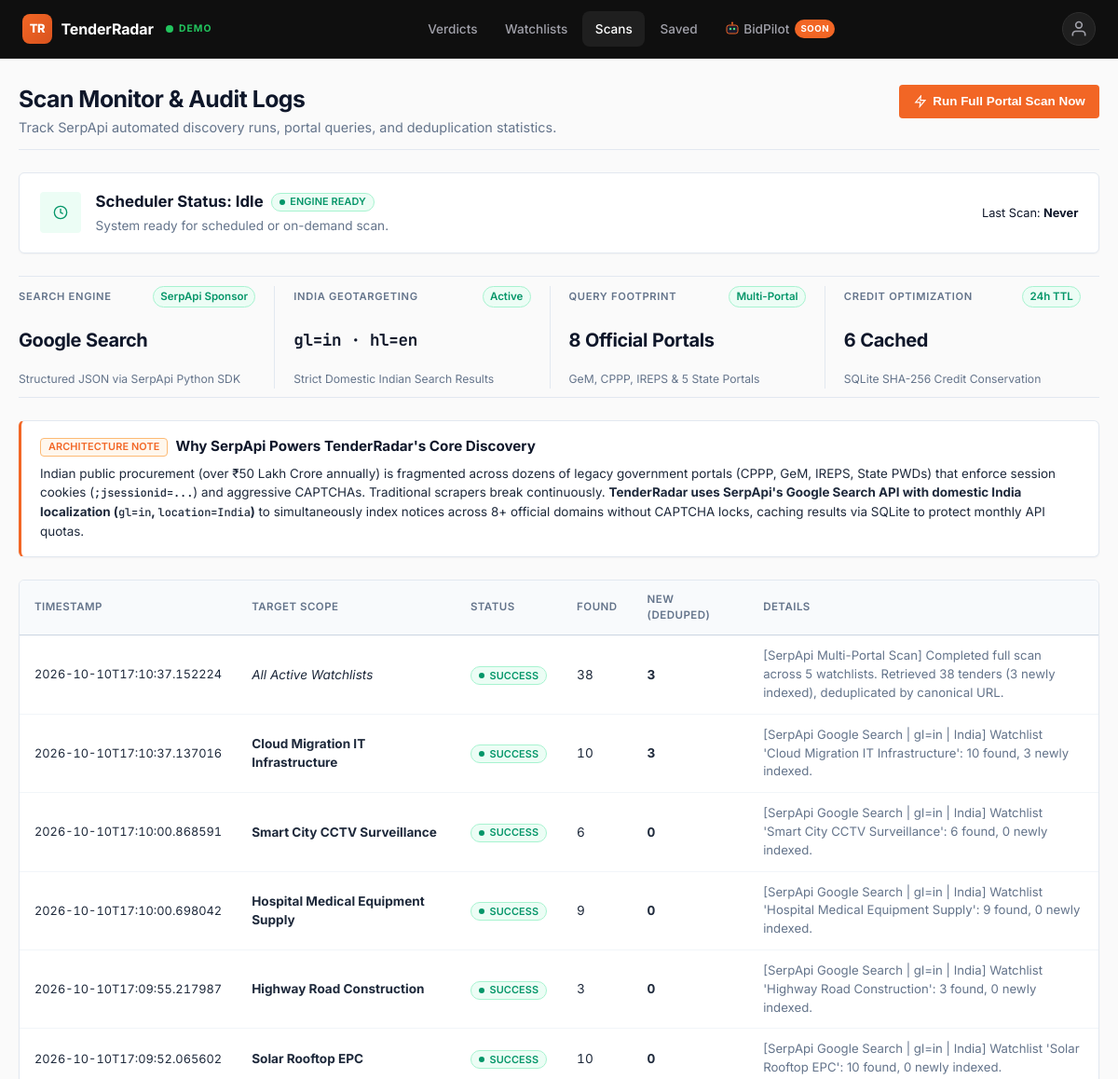
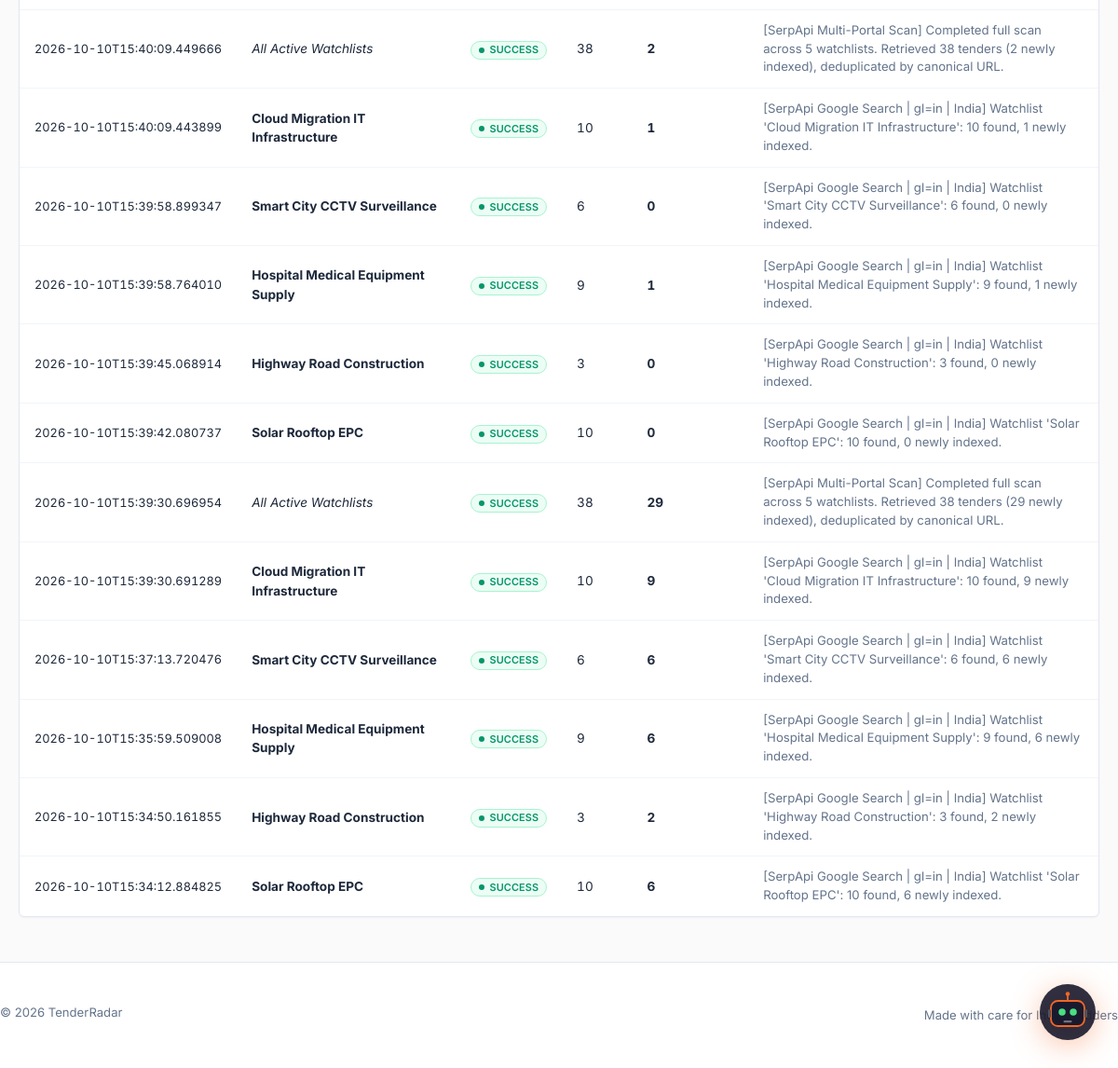
Screenshot of /scans with the database file from the repository (2 pictures, top to bottom).
### tables this page shows
CREATE TABLE scan_logs (
                id INTEGER PRIMARY KEY AUTOINCREMENT,
                watchlist_id INTEGER REFERENCES watchlists(id) ON DELETE SET NULL,
                status TEXT NOT NULL,
                items_found INTEGER NOT NULL DEFAULT 0,
                items_new INTEGER NOT NULL DEFAULT 0,
                message TEXT,
                created_at TEXT NOT NULL
            );

CREATE TABLE watchlists (
                id INTEGER PRIMARY KEY AUTOINCREMENT,
                keyword TEXT NOT NULL,
                category TEXT NOT NULL DEFAULT 'General',
                min_value TEXT NOT NULL DEFAULT 'Any',
                state_filter TEXT NOT NULL DEFAULT 'All India',
                is_active INTEGER NOT NULL DEFAULT 1,
                created_at TEXT NOT NULL,
                updated_at TEXT NOT NULL,
                last_scanned_at TEXT
            );

### app/main.py (the view)
@app.get("/scans", response_class=HTMLResponse)
async def scans_view(request: Request):
    settings = get_settings()
    logs = get_scan_logs(settings.DATABASE_PATH, limit=50)
    cache_count = get_search_cache_count(settings.DATABASE_PATH)
    return templates.TemplateResponse(
        request=request,
        name="scans.html",
        context={
            "active_page": "scans",
            "logs": logs,
            "scan_status": scan_manager.last_scan_info,
            "cache_count": cache_count,
            "is_mock_serpapi": settings.MOCK_SERPAPI
        }
    )

### app/templates/scans.html (shortened to what this page needs)
{% extends "base.html" %}
{% block content %}
<div class="page-header">
  <div>
    <h1 class="page-title">Scan Monitor & Audit Logs</h1>
    <p class="page-subtitle">Track SerpApi automated discovery runs, portal queries, and deduplication statistics.</p>
  </div>
  <div>
    <form action="/scan" method="POST" style="display:inline;">
      <button type="submit" class="btn btn-primary scan-btn">
        <svg class="icon-sm" viewBox="0 0 24 24" fill="none" stroke="currentColor" stroke-width="2"><polygon points="13 2 3 14 12 14 11 22 21 10 12 10 13 2"></polygon></svg>
        Run Full Portal Scan Now
      </button>
    </form>
  </div>
</div>
<div class="status-banner">
  <div class="status-banner-left">
    <div class="status-banner-icon {% if scan_status.status == 'Running' %}running{% elif scan_status.status == 'Completed' %}completed{% else %}idle{% endif %}">
      <svg class="icon" viewBox="0 0 24 24" fill="none" stroke="currentColor" stroke-width="2"><circle cx="12" cy="12" r="10"></circle><polyline points="12 6 12 12 16 14"></polyline></svg>
    </div>
    <div>
      <div class="status-banner-title">
        Scheduler Status: {{ scan_status.status }}
        {% if scan_status.status == 'Running' %}
          <span class="badge badge-closing"><span class="badge-dot"></span>Active Scan</span>
        {% else %}
          <span class="badge badge-active"><span class="badge-dot"></span>Engine Ready</span>
        {% endif %}
      </div>
      <div class="status-banner-subtitle">
        {{ scan_status.message }}
      </div>
    </div>
  </div>
  <div class="text-muted tnum" style="font-size: 0.8rem; text-align: right;">
    Last Scan: <strong>{{ scan_status.last_run or 'Never' }}</strong>
  </div>
</div>
<div class="stats-grid" style="margin-bottom: 1.5rem;">
  <div class="stat-card">
    <div class="stat-card-top">
      <span class="stat-lbl">Search Engine</span>
      <span class="stat-delta positive">SerpApi Sponsor</span>
    </div>
    <div class="stat-val" style="font-size: 1.25rem;">Google Search</div>
    <div class="stat-sub">Structured JSON via SerpApi Python SDK</div>
  </div>
  <div class="stat-card">
    <div class="stat-card-top">
      <span class="stat-lbl">India Geotargeting</span>
      <span class="stat-delta positive">Active</span>
    </div>
    <div class="stat-val code-dense" style="font-size: 1.1rem; color: var(--text-main);">gl=in · hl=en</div>
    <div class="stat-sub">Strict Domestic Indian Search Results</div>
  </div>
  <div class="stat-card">
    <div class="stat-card-top">
      <span class="stat-lbl">Query Footprint</span>
      <span class="stat-delta positive">Multi-Portal</span>
    </div>
    <div class="stat-val tnum" style="font-size: 1.25rem;">8 Official Portals</div>
    <div class="stat-sub">GeM, CPPP, IREPS &amp; 5 State Portals</div>
  </div>
  <div class="stat-card">
    <div class="stat-card-top">
      <span class="stat-lbl">Credit Optimization</span>
      <span class="stat-delta positive">24h TTL</span>
    </div>
    <div class="stat-val tnum" style="font-size: 1.25rem;">{{ cache_count }} Cached</div>
    <div class="stat-sub">SQLite SHA-256 Credit Conservation</div>
  </div>
</div>
<div style="background: var(--bg-card); border: 1px solid var(--border); border-left: 3px solid var(--primary); border-radius: var(--radius-lg); padding: 1rem 1.25rem; margin-bottom: 1.5rem; box-shadow: var(--shadow-sm);">
  <div style="display: flex; align-items: center; gap: 0.5rem; margin-bottom: 0.4rem;">
    <span class="badge badge-keyword">Architecture Note</span>
    <strong style="font-size: 0.95rem; color: var(--text-main);">Why SerpApi Powers TenderRadar's Core Discovery</strong>
  </div>
  <p style="font-size: 0.84rem; color: var(--text-sub); line-height: 1.55; margin: 0;">
    Indian public procurement (over ₹50 Lakh Crore annually) is fragmented across dozens of legacy government portals (CPPP, GeM, IREPS, State PWDs) that enforce session cookies (<code>;jsessionid=...</code>) and aggressive CAPTCHAs. Traditional scrapers break continuously. <strong>TenderRadar uses SerpApi's Google Search API with domestic India localization (<code>gl=in</code>, <code>location=India</code>)</strong> to simultaneously index notices across 8+ official domains without CAPTCHA locks, caching results via SQLite to protect monthly API quotas.
  </p>
</div>
<div class="data-table-card">
  <table class="data-table">
    <thead>
      <tr>
        <th>Timestamp</th>
        <th>Target Scope</th>
        <th>Status</th>
        <th>Found</th>
        <th>New (Deduped)</th>
        <th>Details</th>
      </tr>
    </thead>
    <tbody>
      {% for log in logs %}
        <tr>
          <td class="tnum" style="font-size: 0.8rem; white-space: nowrap;">{{ log.created_at }}</td>
          <td>
            {% if log.watchlist_keyword %}
              <strong>{{ log.watchlist_keyword }}</strong>
            {% else %}
              <em>All Active Watchlists</em>
            {% endif %}
          </td>
          <td>
            {% if log.status == 'Success' %}
              <span class="badge badge-active"><span class="badge-dot"></span>{{ log.status }}</span>
            {% elif log.status == 'Failed' %}
              <span class="badge badge-urgent"><span class="badge-dot"></span>{{ log.status }}</span>
            {% else %}
              <span class="badge badge-closing"><span class="badge-dot"></span>{{ log.status }}</span>
            {% endif %}
          </td>
          <td class="tnum">{{ log.items_found }}</td>
          <td class="tnum">
            <strong>{{ log.items_new }}</strong>
          </td>
          <td style="font-size: 0.825rem; color: var(--text-muted); max-width: 450px;">
            {{ log.message }}
          </td>
        </tr>
      {% else %}
        <tr>
          <td colspan="6" style="text-align: center; padding: 2rem; color: var(--text-muted);">
            No scans recorded yet. Trigger a scan above!
          </td>
        </tr>
      {% endfor %}
    </tbody>
  </table>
</div>
{% endblock %}

### app/templates/base.html (shortened to what this page needs)
<!DOCTYPE html>
<html lang="en">
<head>
  <link rel="stylesheet" href="/static/css/style.css">
</head>
<body>
  <nav class="navbar cmd-nav">
    <div class="nav-container">
      <a href="/" class="nav-brand">
        <div class="brand-logo cmd-logo">TR</div>
        <span class="brand-name">TenderRadar</span>
        <span class="cmd-nav-live {% if is_mock_serpapi %}is-mock{% endif %}" title="{% if is_mock_serpapi %}Demo data{% else %}Live SerpApi{% endif %}">
          <span class="cmd-live-dot"></span>{% if is_mock_serpapi %}DEMO{% else %}LIVE{% endif %}
        </span>
      </a>
      <div class="nav-links">
        <a href="/" class="nav-link {% if active_page == 'dashboard' %}active{% endif %}">Verdicts</a>
        <a href="/watchlists" class="nav-link {% if active_page == 'watchlists' %}active{% endif %}">Watchlists</a>
        <a href="/scans" class="nav-link {% if active_page == 'scans' %}active{% endif %}">Scans</a>
        <a href="/saved" class="nav-link {% if active_page == 'saved' %}active{% endif %}">Saved</a>
        <a href="/auto-bid" class="nav-link nav-bidpilot">
          BidPilot <span class="nav-soon">Soon</span>
        </a>
      </div>
      <a href="/profile" class="nav-avatar" title="Bidder Profile">
        <svg viewBox="0 0 24 24" fill="none" stroke="currentColor" stroke-width="2" width="20" height="20">
          <path d="M20 21v-2a4 4 0 0 0-4-4H8a4 4 0 0 0-4 4v2"></path>
          <circle cx="12" cy="7" r="4"></circle>
        </svg>
      </a>
    </div>
  </nav>
  <main class="container">
    {% block content %}{% endblock %}
  </main>
  <footer class="footer">
    <div class="footer-container" style="text-align: center; padding: 1.5rem 0; font-size: 0.82rem; color: var(--text-muted);">
      <div style="margin-bottom: 0.35rem;">&copy; 2026 TenderRadar</div>
      <div>Made with care for Indian bidders</div>
    </div>
  </footer>
<div id="bidpilotMascot" class="bidpilot-mascot" title="BidPilot — Coming Soon">
  <a href="/auto-bid" class="bidpilot-link">
  </a>
</div>
</body>
</html>

### rows the page displays
scan_logs: created_at "2026-10-10T17:10:37.152224", shows "All Active Watchlists", status "SUCCESS", items_found "38", items_new "3", message "[SerpApi Multi-Portal Scan] Completed full scan across 5 watchlists. Retrieved 38 tenders (3 newly indexed), deduplicated by canonical URL."
scan_logs: created_at "2026-10-10T17:10:37.137016", watchlist_keyword "Cloud Migration IT Infrastructure", status "SUCCESS", items_found "10", items_new "3", message "[SerpApi Google Search | gl=in | India] Watchlist 'Cloud Migration IT Infrastructure': 10 found, 3 newly indexed."
scan_logs: created_at "2026-10-10T17:10:00.868591", watchlist_keyword "Smart City CCTV Surveillance", status "SUCCESS", items_found "6", items_new "0", message "[SerpApi Google Search | gl=in | India] Watchlist 'Smart City CCTV Surveillance': 6 found, 0 newly indexed."
scan_logs: created_at "2026-10-10T17:10:00.698042", watchlist_keyword "Hospital Medical Equipment Supply", status "SUCCESS", items_found "9", items_new "0", message "[SerpApi Google Search | gl=in | India] Watchlist 'Hospital Medical Equipment Supply': 9 found, 0 newly indexed."
scan_logs: created_at "2026-10-10T17:09:55.217987", watchlist_keyword "Highway Road Construction", status "SUCCESS", items_found "3", items_new "0", message "[SerpApi Google Search | gl=in | India] Watchlist 'Highway Road Construction': 3 found, 0 newly indexed."
scan_logs: created_at "2026-10-10T17:09:52.065602", watchlist_keyword "Solar Rooftop EPC", status "SUCCESS", items_found "10", items_new "0", message "[SerpApi Google Search | gl=in | India] Watchlist 'Solar Rooftop EPC': 10 found, 0 newly indexed."
scan_logs: created_at "2026-10-10T15:40:09.449666", shows "All Active Watchlists", status "SUCCESS", items_found "38", items_new "2", message "[SerpApi Multi-Portal Scan] Completed full scan across 5 watchlists. Retrieved 38 tenders (2 newly indexed), deduplicated by canonical URL."
scan_logs: created_at "2026-10-10T15:40:09.443899", watchlist_keyword "Cloud Migration IT Infrastructure", status "SUCCESS", items_found "10", items_new "1", message "[SerpApi Google Search | gl=in | India] Watchlist 'Cloud Migration IT Infrastructure': 10 found, 1 newly indexed."
scan_logs: created_at "2026-10-10T15:39:58.899347", watchlist_keyword "Smart City CCTV Surveillance", status "SUCCESS", items_found "6", items_new "0", message "[SerpApi Google Search | gl=in | India] Watchlist 'Smart City CCTV Surveillance': 6 found, 0 newly indexed."
scan_logs: created_at "2026-10-10T15:39:58.764010", watchlist_keyword "Hospital Medical Equipment Supply", status "SUCCESS", items_found "9", items_new "1", message "[SerpApi Google Search | gl=in | India] Watchlist 'Hospital Medical Equipment Supply': 9 found, 1 newly indexed."
scan_logs: created_at "2026-10-10T15:39:45.068914", watchlist_keyword "Highway Road Construction", status "SUCCESS", items_found "3", items_new "0", message "[SerpApi Google Search | gl=in | India] Watchlist 'Highway Road Construction': 3 found, 0 newly indexed."
scan_logs: created_at "2026-10-10T15:39:42.080737", watchlist_keyword "Solar Rooftop EPC", status "SUCCESS", items_found "10", items_new "0", message "[SerpApi Google Search | gl=in | India] Watchlist 'Solar Rooftop EPC': 10 found, 0 newly indexed."
scan_logs: created_at "2026-10-10T15:39:30.696954", shows "All Active Watchlists", status "SUCCESS", items_found "38", items_new "29", message "[SerpApi Multi-Portal Scan] Completed full scan across 5 watchlists. Retrieved 38 tenders (29 newly indexed), deduplicated by canonical URL."
scan_logs: created_at "2026-10-10T15:39:30.691289", watchlist_keyword "Cloud Migration IT Infrastructure", status "SUCCESS", items_found "10", items_new "9", message "[SerpApi Google Search | gl=in | India] Watchlist 'Cloud Migration IT Infrastructure': 10 found, 9 newly indexed."
scan_logs: created_at "2026-10-10T15:37:13.720476", watchlist_keyword "Smart City CCTV Surveillance", status "SUCCESS", items_found "6", items_new "6", message "[SerpApi Google Search | gl=in | India] Watchlist 'Smart City CCTV Surveillance': 6 found, 6 newly indexed."
scan_logs: created_at "2026-10-10T15:35:59.509008", watchlist_keyword "Hospital Medical Equipment Supply", status "SUCCESS", items_found "9", items_new "6", message "[SerpApi Google Search | gl=in | India] Watchlist 'Hospital Medical Equipment Supply': 9 found, 6 newly indexed."
scan_logs: created_at "2026-10-10T15:34:50.161855", watchlist_keyword "Highway Road Construction", status "SUCCESS", items_found "3", items_new "2", message "[SerpApi Google Search | gl=in | India] Watchlist 'Highway Road Construction': 3 found, 2 newly indexed."
scan_logs: created_at "2026-10-10T15:34:12.884825", watchlist_keyword "Solar Rooftop EPC", status "SUCCESS", items_found "10", items_new "6", message "[SerpApi Google Search | gl=in | India] Watchlist 'Solar Rooftop EPC': 10 found, 6 newly indexed."

### other values shown
{{ scan_status.status }} "Idle"
{{ scan_status.message }} "System ready for scheduled or on-demand scan."
{{ scan_status.last_run or 'Never' }} "Never"
{{ cache_count }} "6"
